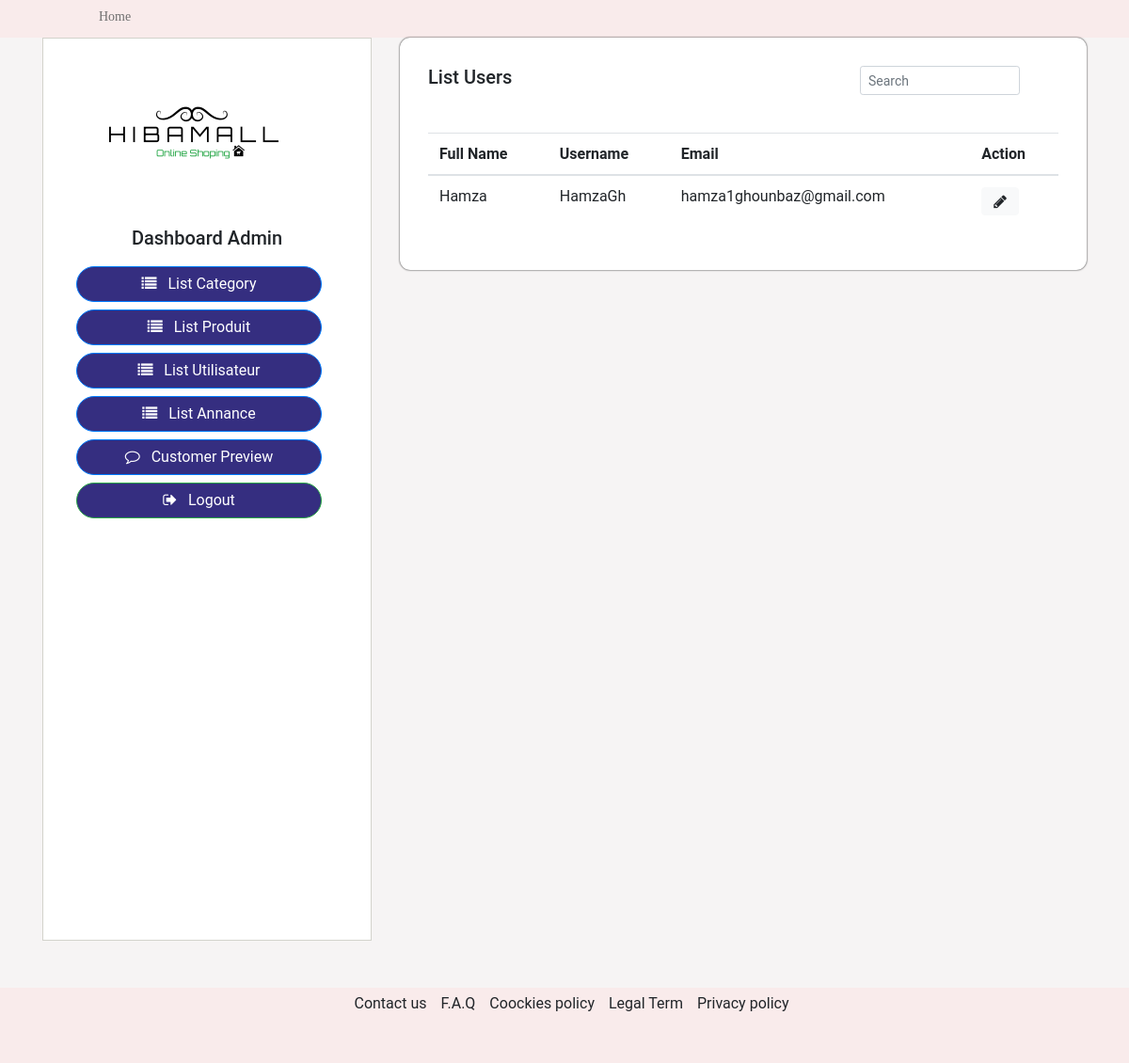
The page /admin/users.php (signed in) on the database its author committed.
### tables this page shows
CREATE TABLE `users` (
  `id` int(11) NOT NULL,
  `fullname` varchar(255) NOT NULL,
  `username` varchar(255) NOT NULL,
  `password` varchar(255) NOT NULL,
  `email` varchar(255) NOT NULL
);

### inc/fonctions.php (called while the page is built, shortened)
<?php
require('config.php');
function query($sql){
    global $connection;
    return mysqli_query($connection,$sql);
}
function fetch_array($result){
    return mysqli_fetch_array($result);
}

### admin/users.php (the view, shortened to what this page needs)
<?php include('aside.php'); ?>
<div class="col-md-8">
            <div class="dashboard-list">
              <h5>List Users              <form class="form-inline">
                <input class="form-control form-control-sm ml-3 w-75" id="tableSearch" type="text" placeholder="Search"
                  aria-label="Search">
              </form></h5>
              <table class="table">
                <thead>
                  <tr>
                    <th scope="col">Full Name</th>
                    <th scope="col">Username</th>
                    <th scope="col">Email</th>
                    <th scope="col">Action</th>
                  </tr>
                </thead>
                            <?php
                                $query = "SELECT * FROM users";
                                $result = query($query);
                                while($row = fetch_array($result)):
                            ?>
                <tbody id="myTable">
                  <tr>
                    <td><?php echo $row['fullname'];?></td>
                    <td><?php echo $row['username'];?></td>
                    <td><?php echo $row['email'];?></td>
                    <td><a href="edituser.php?id=<?php echo $row['id'];?>"><button type="button" class="btn btn-light" data-toggle="modal" data-target="#exampleModal" data-whatever="@mdo"
          id="button1"><i class="fa fa-pencil" aria-hidden="true"></i></button></a> </td>
                  </tr>
                  <?php
                                endwhile;
                            ?>
                </tbody>
              </table>
            </div>
            </div>
          </div>
            </div>
<?php include('../inc/footer.php'); ?>

### asset/css/main.css (style rules this page uses)
body { font-family: 'Roboto', sans-serif; background: #F6F4F4; position: relative; font-weight: 400px; margin:0; overflow-x: hidden; }
a { color: inherit; -webkit-transition: 300ms; -moz-transition: 300ms; -o-transition: 300ms; transition: 300ms; }

### asset/css/container.css (style rules this page uses)
.dashboard-list { width: 100%; background: #fff; padding: 30px; border-radius: 11px; box-shadow: 0px 0px 2px 0px #000; }
.dashboard-list form { position: relative; float: right; }
.dashboard-list h5 form { padding-bottom: 20PX; }

### rows shown on the page
users: fullname "Hamza", username "HamzaGh", email "hamza1ghounbaz@gmail.com"
